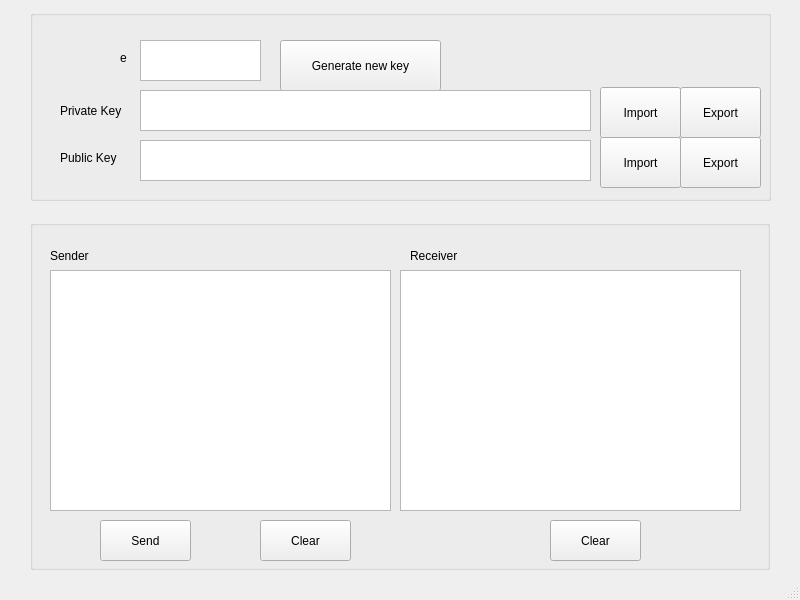
<?xml version="1.0" encoding="UTF-8"?>
<ui version="4.0">
 <class>SercurityMessage</class>
 <widget class="QMainWindow" name="SercurityMessage">
  <property name="geometry">
   <rect>
    <x>0</x>
    <y>0</y>
    <width>800</width>
    <height>600</height>
   </rect>
  </property>
  <property name="maximumSize">
   <size>
    <width>1200</width>
    <height>900</height>
   </size>
  </property>
  <property name="windowTitle">
   <string>MainWindow</string>
  </property>
  <widget class="QWidget" name="centralwidget">
   <widget class="QGroupBox" name="groupBox">
    <property name="geometry">
     <rect>
      <x>30</x>
      <y>220</y>
      <width>740</width>
      <height>350</height>
     </rect>
    </property>
    <property name="title">
     <string/>
    </property>
    <widget class="QTextEdit" name="Sender_text_input">
     <property name="geometry">
      <rect>
       <x>20</x>
       <y>50</y>
       <width>341</width>
       <height>241</height>
      </rect>
     </property>
    </widget>
    <widget class="QTextEdit" name="Receiver_input">
     <property name="geometry">
      <rect>
       <x>370</x>
       <y>50</y>
       <width>341</width>
       <height>241</height>
      </rect>
     </property>
    </widget>
    <widget class="QLabel" name="Receiver_label">
     <property name="geometry">
      <rect>
       <x>380</x>
       <y>20</y>
       <width>81</width>
       <height>31</height>
      </rect>
     </property>
     <property name="text">
      <string>Receiver</string>
     </property>
    </widget>
    <widget class="QLabel" name="Sender_label">
     <property name="geometry">
      <rect>
       <x>20</x>
       <y>20</y>
       <width>81</width>
       <height>31</height>
      </rect>
     </property>
     <property name="text">
      <string>Sender</string>
     </property>
    </widget>
    <widget class="QPushButton" name="Send_button">
     <property name="geometry">
      <rect>
       <x>70</x>
       <y>300</y>
       <width>91</width>
       <height>41</height>
      </rect>
     </property>
     <property name="text">
      <string>Send</string>
     </property>
    </widget>
    <widget class="QPushButton" name="Clear_1_button">
     <property name="geometry">
      <rect>
       <x>230</x>
       <y>300</y>
       <width>91</width>
       <height>41</height>
      </rect>
     </property>
     <property name="text">
      <string>Clear</string>
     </property>
    </widget>
    <widget class="QPushButton" name="Clear_2_button">
     <property name="geometry">
      <rect>
       <x>520</x>
       <y>300</y>
       <width>91</width>
       <height>41</height>
      </rect>
     </property>
     <property name="text">
      <string>Clear</string>
     </property>
    </widget>
   </widget>
   <widget class="QGroupBox" name="groupBox_2">
    <property name="geometry">
     <rect>
      <x>30</x>
      <y>10</y>
      <width>741</width>
      <height>191</height>
     </rect>
    </property>
    <property name="title">
     <string/>
    </property>
    <widget class="QPushButton" name="Generate_key_button">
     <property name="geometry">
      <rect>
       <x>250</x>
       <y>30</y>
       <width>161</width>
       <height>51</height>
      </rect>
     </property>
     <property name="text">
      <string>Generate new key</string>
     </property>
    </widget>
    <widget class="QTextEdit" name="Private_key_input">
     <property name="geometry">
      <rect>
       <x>110</x>
       <y>80</y>
       <width>451</width>
       <height>41</height>
      </rect>
     </property>
    </widget>
    <widget class="QTextEdit" name="Public_key_input">
     <property name="geometry">
      <rect>
       <x>110</x>
       <y>130</y>
       <width>451</width>
       <height>41</height>
      </rect>
     </property>
    </widget>
    <widget class="QLabel" name="e_label">
     <property name="geometry">
      <rect>
       <x>90</x>
       <y>40</y>
       <width>60</width>
       <height>16</height>
      </rect>
     </property>
     <property name="text">
      <string>e </string>
     </property>
    </widget>
    <widget class="QTextEdit" name="e_input">
     <property name="geometry">
      <rect>
       <x>110</x>
       <y>30</y>
       <width>121</width>
       <height>41</height>
      </rect>
     </property>
    </widget>
    <widget class="QLabel" name="Private_key_label">
     <property name="geometry">
      <rect>
       <x>30</x>
       <y>90</y>
       <width>71</width>
       <height>21</height>
      </rect>
     </property>
     <property name="text">
      <string>Private Key</string>
     </property>
    </widget>
    <widget class="QLabel" name="Public_key_label">
     <property name="geometry">
      <rect>
       <x>30</x>
       <y>140</y>
       <width>71</width>
       <height>16</height>
      </rect>
     </property>
     <property name="text">
      <string>Public Key</string>
     </property>
    </widget>
    <widget class="QPushButton" name="Import_private_key_button">
     <property name="geometry">
      <rect>
       <x>570</x>
       <y>77</y>
       <width>81</width>
       <height>51</height>
      </rect>
     </property>
     <property name="text">
      <string>Import</string>
     </property>
    </widget>
    <widget class="QPushButton" name="Import__public_key_button">
     <property name="geometry">
      <rect>
       <x>570</x>
       <y>127</y>
       <width>81</width>
       <height>51</height>
      </rect>
     </property>
     <property name="text">
      <string>Import</string>
     </property>
    </widget>
    <widget class="QPushButton" name="Export_private_key_button">
     <property name="geometry">
      <rect>
       <x>650</x>
       <y>77</y>
       <width>81</width>
       <height>51</height>
      </rect>
     </property>
     <property name="text">
      <string>Export</string>
     </property>
    </widget>
    <widget class="QPushButton" name="Export_public_key_button">
     <property name="geometry">
      <rect>
       <x>650</x>
       <y>127</y>
       <width>81</width>
       <height>51</height>
      </rect>
     </property>
     <property name="text">
      <string>Export</string>
     </property>
    </widget>
   </widget>
   <zorder>groupBox_2</zorder>
   <zorder>groupBox</zorder>
  </widget>
  <widget class="QStatusBar" name="statusbar"/>
 </widget>
 <resources/>
 <connections/>
</ui>
